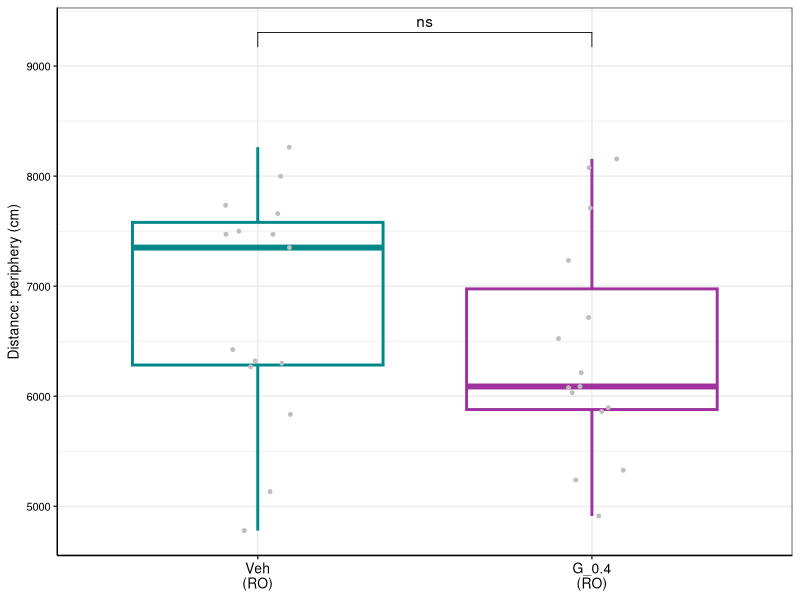
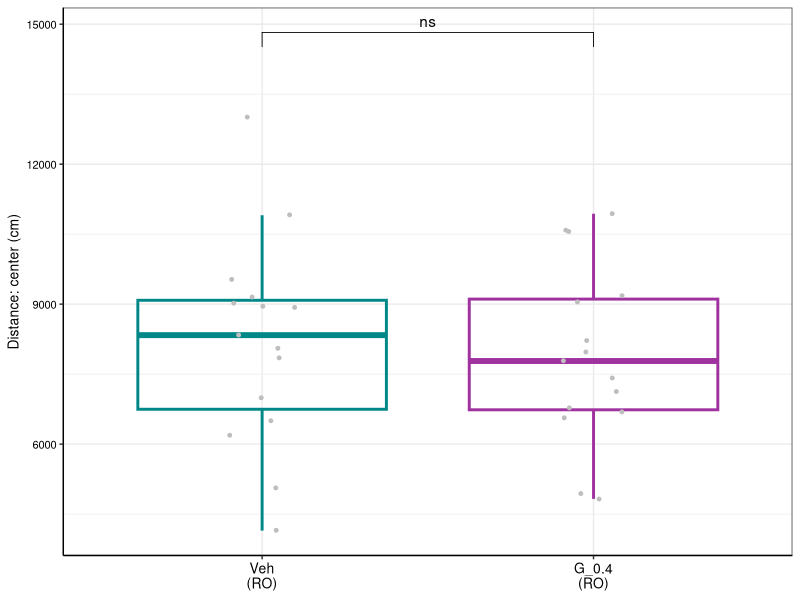
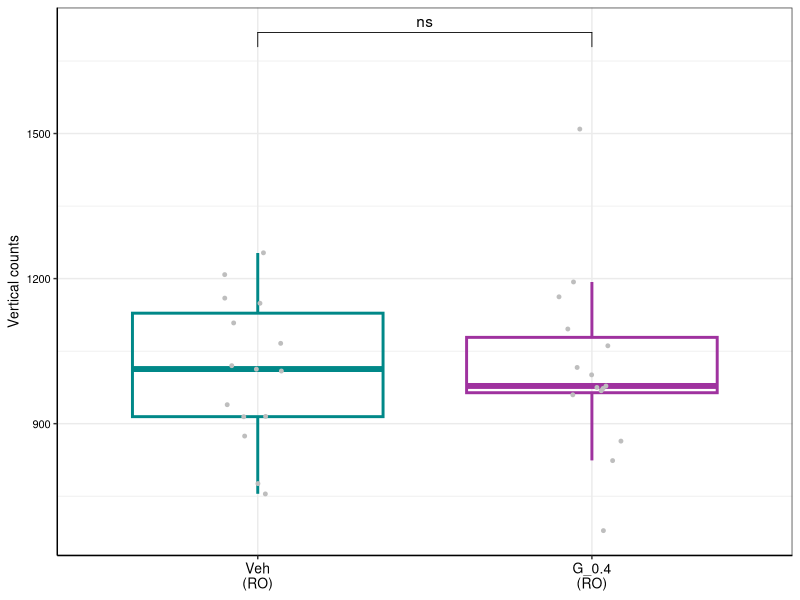
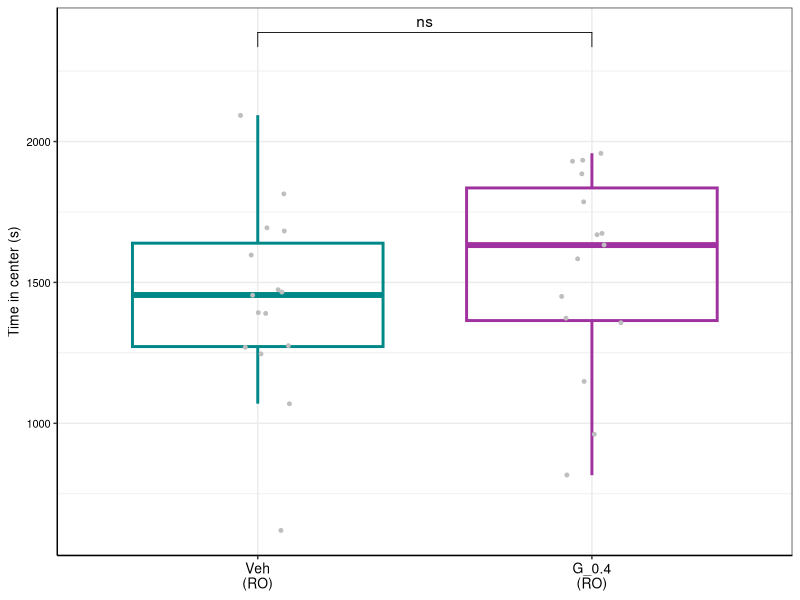
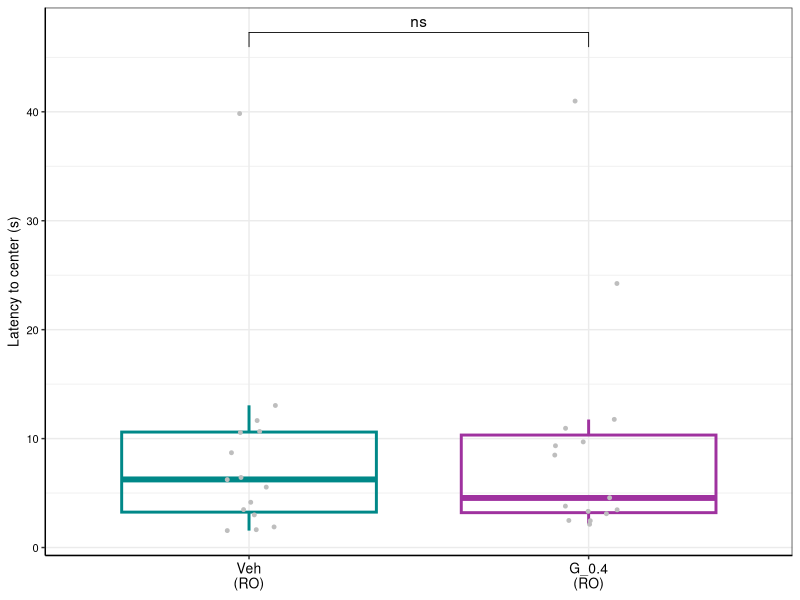

Reproduce these figures in R, in order.
## ---- chunk 1
library(dplyr)
library(ggplot2)
library(readxl)
library(ggpubr)
## ---- chunk 2
ac_data <- read_excel("Male cohort 1 - RO/Data to plot - cohort 1.xlsx", sheet = "AC_1")
ac_data$`Mouse Group` <- ifelse(ac_data$`Mouse Group` == 'Vehicle', 'Veh\n(RO)', 'G_0.4\n(RO)')
ac_data$`Mouse Group` <- factor(ac_data$`Mouse Group`,
                                levels = c("Veh\n(RO)",
                                           "G_0.4\n(RO)"))
## ---- chunk 3
plotting_func <- function(df, variable, ylab,
                          fname, wid = 2, ht = 2) {
  df <- dplyr::filter(df, Measure == variable)
  ggplot(df, aes(x=`Mouse Group`, y=Value)) +
    geom_boxplot(aes(color = `Mouse Group`), fill = NA, outlier.shape = NA, linewidth = 1) +
    geom_point(color = "grey", position = position_jitter(width = 0.1), size = 1) +
    scale_color_manual(values = c("Veh\n(RO)" = "#008888", "G_0.4\n(RO)" = "#9f329f")) +
    stat_compare_means( method = "t.test", label = "p.signif", comparisons = list(c("Veh\n(RO)", "G_0.4\n(RO)")), hide.ns = FALSE) +
    theme_bw() +
    theme(legend.position = "none",
      axis.line = element_line(color='black'),
      axis.text.y = element_text(size = 8, color = 'black'),
      axis.text.x = element_text(size = 10, color = 'black'),
      axis.title.y = element_text(size = 10, color = 'black'),
      axis.title.x = element_blank()) +
    labs(y = ylab) + expand_limits(y = max(df$Value) * 1.1)
  
  ggsave(fname, width = wid, height = ht)
}
## ---- chunk 4
# "Total distance moved (periphery)"
plotting_func(ac_data, "Total distance moved (periphery)",
              "Distance: periphery (cm)", "Male cohort 1 - RO/ac_tot_dist_moved_periphery.pdf")

# "Total distance moved (center)"
plotting_func(ac_data, "Total distance moved (center)",
              "Distance: center (cm)", "Male cohort 1 - RO/ac_tot_dist_moved_center.pdf")

# "Total vertical counts (periphery + center)"
plotting_func(ac_data, "Total vertical counts (periphery + center)",
              "Vertical counts", "Male cohort 1 - RO/ac_tot_vert_counts_periphery_and_center.pdf")

# "Total time in center"
plotting_func(ac_data, "Total time in center",
              "Time in center (s)", "Male cohort 1 - RO/ac_tot_time_in_center.pdf")

# "Latency to center"
plotting_func(ac_data, "Latency to center",
              "Latency to center (s)", "Male cohort 1 - RO/ac_latency_to_center.pdf")
## ---- chunk 5
stat_calculator <- function(measure) {
  filtered <- dplyr::filter(ac_data, Measure == measure)
  return(t.test(dplyr::filter(filtered, `Mouse Group` == 'Veh\n(RO)')$Value,
       dplyr::filter(filtered, `Mouse Group` == 'G_0.4\n(RO)')$Value))
}

for (meas in unique(ac_data$Measure)) {
  print(meas)
  print(stat_calculator(meas))
}
